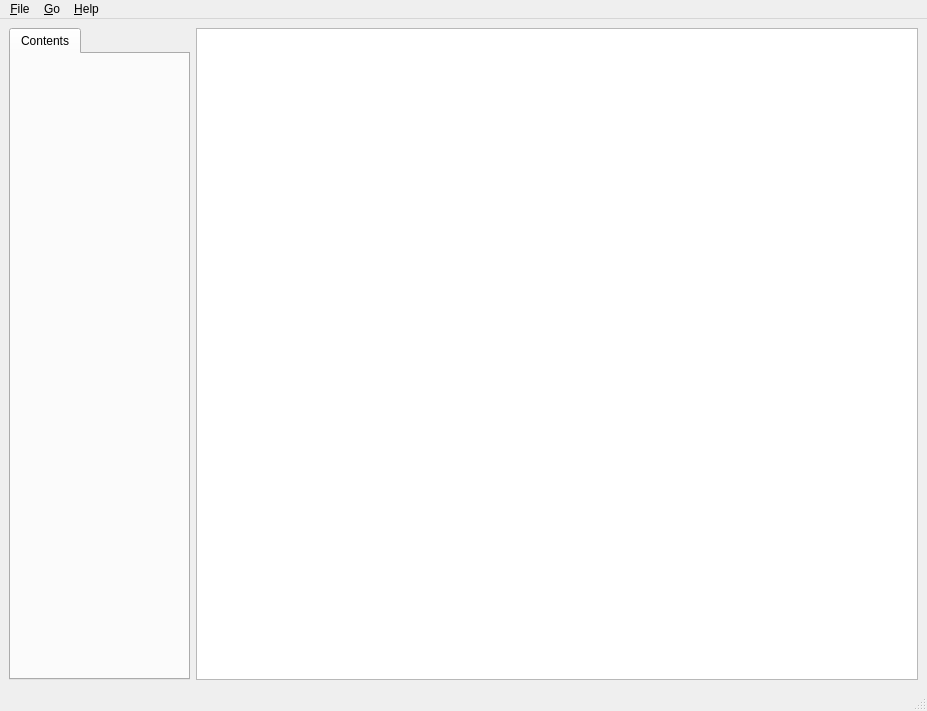
<?xml version="1.0" encoding="UTF-8"?>
<ui version="4.0">
 <class>MainWindow</class>
 <widget class="QMainWindow" name="MainWindow">
  <property name="geometry">
   <rect>
    <x>0</x>
    <y>0</y>
    <width>927</width>
    <height>711</height>
   </rect>
  </property>
  <property name="windowTitle">
   <string>Help</string>
  </property>
  <widget class="QWidget" name="centralwidget">
   <layout class="QGridLayout" name="gridLayout" columnstretch="1,4" columnminimumwidth="1,4">
    <item row="0" column="0">
     <widget class="QSplitter" name="splitter">
      <property name="maximumSize">
       <size>
        <width>16777215</width>
        <height>16777215</height>
       </size>
      </property>
      <property name="orientation">
       <enum>Qt::Horizontal</enum>
      </property>
      <widget class="QTabWidget" name="tabWidget">
       <property name="tabPosition">
        <enum>QTabWidget::North</enum>
       </property>
       <property name="tabShape">
        <enum>QTabWidget::Rounded</enum>
       </property>
       <property name="currentIndex">
        <number>0</number>
       </property>
       <property name="usesScrollButtons">
        <bool>true</bool>
       </property>
       <property name="documentMode">
        <bool>false</bool>
       </property>
       <property name="tabsClosable">
        <bool>false</bool>
       </property>
       <property name="movable">
        <bool>false</bool>
       </property>
       <widget class="QWidget" name="tabContents">
        <property name="accessibleName">
         <string/>
        </property>
        <attribute name="title">
         <string>Contents</string>
        </attribute>
        <layout class="QVBoxLayout" name="verticalLayout_3">
         <item>
          <layout class="QVBoxLayout" name="contentsLt"/>
         </item>
        </layout>
       </widget>
      </widget>
     </widget>
    </item>
    <item row="0" column="1">
     <widget class="HelpBrowser" name="helpBrowser"/>
    </item>
   </layout>
  </widget>
  <widget class="QMenuBar" name="menubar">
   <property name="geometry">
    <rect>
     <x>0</x>
     <y>0</y>
     <width>927</width>
     <height>21</height>
    </rect>
   </property>
   <widget class="QMenu" name="menuFile">
    <property name="title">
     <string>&amp;File</string>
    </property>
    <addaction name="actionPrint"/>
    <addaction name="actionQuit"/>
   </widget>
   <widget class="QMenu" name="menuGo">
    <property name="title">
     <string>&amp;Go</string>
    </property>
    <addaction name="actionPrevious"/>
    <addaction name="actionNext"/>
    <addaction name="actionHome"/>
   </widget>
   <widget class="QMenu" name="menu_Help">
    <property name="title">
     <string>&amp;Help</string>
    </property>
    <addaction name="actionAbout"/>
   </widget>
   <addaction name="menuFile"/>
   <addaction name="menuGo"/>
   <addaction name="menu_Help"/>
  </widget>
  <widget class="QStatusBar" name="statusbar"/>
  <action name="actionPrint">
   <property name="text">
    <string>&amp;Print</string>
   </property>
   <property name="shortcut">
    <string>Ctrl+P</string>
   </property>
  </action>
  <action name="actionQuit">
   <property name="text">
    <string>&amp;Quit</string>
   </property>
   <property name="shortcut">
    <string>Ctrl+Q</string>
   </property>
  </action>
  <action name="actionPrevious">
   <property name="text">
    <string>&amp;Previous</string>
   </property>
   <property name="shortcut">
    <string>Ctrl+Left</string>
   </property>
  </action>
  <action name="actionNext">
   <property name="text">
    <string>&amp;Next</string>
   </property>
   <property name="shortcut">
    <string>Ctrl+Right</string>
   </property>
  </action>
  <action name="actionHome">
   <property name="text">
    <string>&amp;Home</string>
   </property>
   <property name="shortcut">
    <string>Ctrl+Up</string>
   </property>
  </action>
  <action name="actionAbout">
   <property name="text">
    <string>&amp;About</string>
   </property>
   <property name="shortcut">
    <string>F1</string>
   </property>
  </action>
 </widget>
 <customwidgets>
  <customwidget>
   <class>HelpBrowser</class>
   <extends>QTextBrowser</extends>
   <header>help_browser.h</header>
  </customwidget>
 </customwidgets>
 <resources/>
 <connections/>
</ui>
